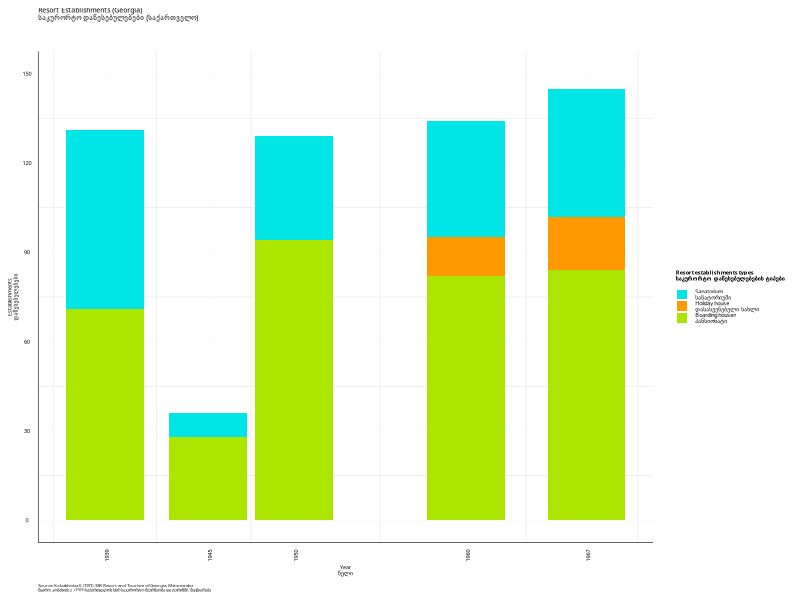

Recreate this plot in R. (Note: this script raises an error after producing the figure.)
    rm(list=ls())    # clear the workspace
    
    #=== Temur Gugushvii === 
    # Author https://temurgugushvili.ge/
    # Data source:
    
    #libraries
    
    library(ggplot2)
    library(tidyverse)
    
    # import data
    
    tg_resorts <- readr::read_csv("data/tourism_1939_.csv",
                                      col_types = cols(year = "n",
                                                       establishments_ge = "c",
                                                       establishments_en = "c",
                                                       number = "n",
                                                       bed_thousand = "n",
                                                       carrying_capacity = "n"))
    
    #Prepare data for visualization (filter data)
     
    tg_resorts <- tg_resorts %>% 
                  dplyr::select(year:bed_thousand) %>% 
                  dplyr::filter(establishments_ge != "ტურბაზა (ტურისტული ბაზა)",
                                establishments_ge != "ტურისტული/საკურორტო დაწესებულება")
    
    #Build the visualization 
    
    tg_resort_diagram <- ggplot2::ggplot(tg_resorts, aes(year, number)) +
      geom_col(aes(fill = establishments_ge)) +
      theme_minimal(base_family="Sylfaen")+
      theme(axis.title.x = element_text(colour="black", size=4, hjust=0.5),
            axis.title.y = element_text(colour="black", size=4, hjust=0.5),
            axis.text.x=element_text(angle = 90, hjust=0.5, size=4, colour="black"),
            axis.text.y=element_text(angle = 0, hjust=0.5, size=4, colour="black"),
            plot.caption = element_text(size=3, colour="black", hjust=0),
            plot.title=element_text(colour="black", size=5),
            legend.text = element_text(angle = 0, hjust=0, size=4, colour="black"),
            legend.title = element_text(colour="black", size=4, face="bold"),
            legend.key.width=unit(3, "mm"),
            legend.key.height=unit(3, "mm"),
            panel.grid.major = element_line(size = 0.05),
            axis.line = element_line(size = 0.2, colour = "black"))+
      labs(title = "Resort Establishments (Georgia)\nსაკურორტო დაწესებულებები (საქართველო)",
           subtitle ="",
           caption = "Source: Kobakhidze E. (1971). SSR Resort and Tourism of Georgia. Metsniereba\nწყარო: კობახიძე ე. (1971) საქართველოს სსრ საკურორტო მეურნეობა და ტურიზმი. მეცნიერება",
           x = "Year\nწელი",
           y = "Establishments\nდაწესებულებები")+
      scale_fill_manual(name = "Resort establishments types\nსაკურორტო დაწესებულებების ტიპები",
                        labels = c("Sanatorium\nსანატორიუმი","Holiday house\nდასასვენებელი სახლი", "Boarding housen\nპანსიონატი"),
                        values = c("#00e6e6", "#ff9900", "#ace600"))+
      scale_y_continuous(breaks=seq(0, 150, 30), limits = c(0, 150))+
      scale_x_continuous(breaks=c(1939, 1945, 1950, 1960, 1967))
    
    #Save the ggplot
    ggsave("visualization/tg_resort_diagram.png", 
           plot = tg_resort_diagram,
           units = "mm",
           width = 100,
           height = 75) 
